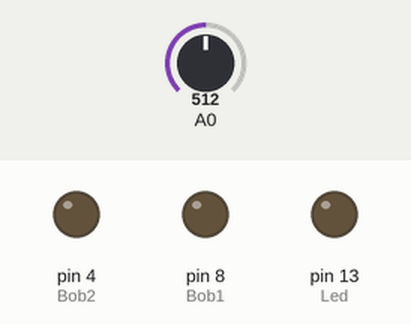
This sketch was run on a simulated Arduino Uno, built with avr-gcc and run on an emulated ATmega328P. Parts: output pins drawn as LEDs (lit = HIGH). The inputs (shaded band) are chosen by the test bench; at power-on: A0 = 512. What the sketch prints to the serial monitor is not drawn.

Above: at 0.1 s.
At 1.1 s:
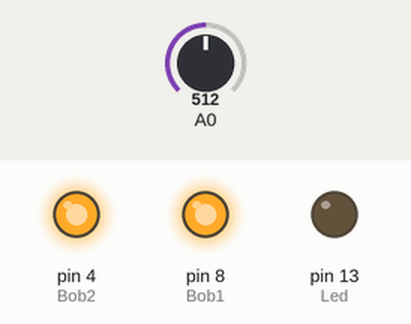
Timing chart, 0 to 3.5 s (numbered marks = the images above):
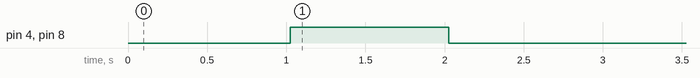

The sketch:

aecp_duino_dummy_android.ino
```cpp
#include <TimerOne.h> //Génère une interruption toutes les  trech ou Dsecu µs
#include <SoftwareSerial.h>
//**************************************************************
//Aecp-Duino    Allumage electronique programmable - Arduino - 2016
//Mr Loutrel Philippe, voir son site,
//http://a110a.free.fr/SPIP172/article.php3?id_article=142
//Mr Dedessus Les Moutier Christophe pour la version Panhard
char ver[] = "version du 18_04_2017";//Choix entre 3 types de Dwell.
//En option, connexion d'un sélecteur entre la patte A4 et A5 et la masse
//pour changer de courbe d'avance centrifuge et dépression
//Les datas envoyées pour Processing sont en fin de boucle loop
//T>14ms, correction Christophe.Avance 0°jusqu'a 500t/mn, anti retour de kick
//Detection et traitement special au demarrage (première etincelle)
//******************************************************************************
//Le module BlueTooth est le très courant HC 06 à moins de 5€
//Connecter la patte TX du module à D11, la patte RX du module à D12
//Connecter les masses et le Vcc du module au +5V du 7805
//Mettre le module BlueTooth en mode AT( pin 34 au +5V ) et entrer AT+UART=38400,1,0
//38400 bps entre module et smartphone
//Installer l'appli BlueTerm , connecter: sur l'ecran l'avance enn degrés est affichée

SoftwareSerial BT(11, 12); // RX| TX vers le module BlueTooth HC05/06

//************* ces lignes explique la lecture de la dépression ****************
// Pour la dépression ci-dessous le tableau des mesures relevés sur un banc Souriau
// Degdep = map((analogRead(A0)),xhigh,xlow,yhigh,ylow);
int xhigh = 0;// valeur ADC haute pour conversion de la valeur mmHg haute
int xlow = 0;// valeur ADC basse pour conversion de la valeur mmHg basse
int yhigh = 0;// valeur de la limite en degré haute x 10 pour avoir les centièmes
int ylow = 0;// valeur de la limite en degré basse soit 0 degré
// tableau des valeurs mmHg vs 8 bits
// {0,707}{25,667}{50,620}{60,601}{75,576}{80,565}{95,538}{100,530}{125,485}{150,438}{175,394}{185,373}{200,350}{210,330}{225,305}{250,260}{275,216}{300,172}
// relevé en activant la ligne Degdepcal et en ajoutant cette variable à l'édition dans le terminal série
// on peut en déduire une équation qui donne la valeur en mmHg au départ de la conversion ADC , utilisé sous Processing
// mmHg = (707 - valeur ADC)/1.78 ou 1.78 est la pente du capteur pour tension VS mmHg

//**************  Ces 6 lignes sont à renseigner obligatoirement.****************
// Ce sont : Na[],Anga[],  Ncyl, AngleCapteur, CaptOn, Dwell
//Les tableau Na[] et Anga[] doivent obligatoirement débuter puis se terminer par  0
//et  contenir des valeurs  entières >=1
//Le nombre de points est libre.L'avance est imposée à 0° entre 0 et Nplancher t/mn
//Le dernier N fixe la ligne rouge, c'est à dire la coupure de l'allumage
int Na[] = {0,1240,2050,2500,3400,4100,4200,7000, 0};
//degrés d'avance vilebrequin correspondant soit en tour volant moteur ( attention ! ):
int Anga[] = {0,0,4,6,10,14,16,16, 0};

int arrayVitesse[] = {1440,1320,1360,1240,1240,1240,1200,1200,1240,1160,1200,1200,1160,1200,1200,1120,1200,1640,2120,2000,1960,1880,1720,1560,1600,1920,2240,2480,
2800,2960,3280,3600,3760,4000,4240,4360,3840,3320,2840,2520,2200,2000,2080,2200,2200,2240,2280,2240,2160,2160,2040,1920,1800,1720,1720,1680,1480,1640,1600,1680,1720,
1800,1920,1960,2040,2120,2160,2320,2360,2440,2440,2360,2400,2320,2320,2240,2240,2160,2120,2080,1960,1880,1760,1600,1480,1360,1360,1320,1320,1200,1160,1240,1320,1760,
1880,1920,1800,1640,1560,1880,2120,2280,2640,3260,3820,4240,4960,5580,6160,6260,5760,5280,4840,3480,2840,2040,2160,2200,2280,2320,2400,2520,2600,2640,2760,2800,2800,
2840,2840,2920,2920,3000,3080,3080,3040,3080,3040,3080,3000,2960,2920,2840,2840,2720,2600,2480,2360,2280,2200,2120,2080,2000,1880,1800,1600};
float arrayDep[] = {0,0,0,0,0,0,0,0,0,0,0,0,0,0,0,0,0,15,15,13,6,6,7,5,7,7,7,7,5,5,5,5,6,4,4,6,0,0,0,0,15,7,5,7,9,14,15,0,0,0,0,0,0,0,0,0,0,13,4,4,3,0,0,0,0,1,1,3,7,
8,15,3,2,2,2,0,0,0,0,0,0,0,0,0,0,0,0,0,0,0,0,0,0,0,6,6,5,4,3,2,3,5,3,1,2,3,4,3,3,0,0,0,0,0,15,6,5,1,1,3,4,2,1,3,3,7,15,15,6,5,6,9,15,14,15,15,15,15,15,0,0,0,0,0,0,0,
0,0,0,0,0,0,0,0,0,};

int Ncyl = 2;           //Nombre de cylindres, moteur Panhard
const int AngleCapteur = 90; //le capteur(Hall) est 45° avant le PMH habituellement
const int Avancestatique = 17; // Correspond à 5 dents d'avance statique sur volant moteur
const int CaptOn = 0;  //CapteurOn = 1 déclenche sur front montant (capteur saturé)
//CapteurOn = 0 déclenche sur front descendant (capteur non saturé).Voir fin du listing
//**********************************************************************************
const int Dwell = 1; //1 pour alimenter la bobine en permanence sauf 1ms/cycle.Elle doit pouvoir chauffer sans crainte
// 2 pour alimentation de la bobine seulement trech ms par cycle, 3ms par exemple,
//indispensable pour bobine 'electronique' ou  de faible resistance: entre 2 et 0.5ohm
//3 pour simuler un allumage à vis platinées: bobine alimentée 2/3 (66%) du cycle.
//************************************************************************************
//*******************MULTICOURBES****IL FAUT TOURNER LE SELECTEUR!!!!!!!*******
//A la place de la courbe a, on peut selectionner la courbe b, c, d ou la e
//Un sélecteur rotatif et 4 résistances de 4K7, 18K, 47K et 100K font le job
//avec l'entrée configurée en Input Pull-up
//*******//*********Courbe   b
int Nb[] = {0,1600,4300,7000, 0};   //Courbe b
int Angb[] = {0,0,14,14, 0};
//*******//*********Courbe   c
int Nc[] = {0,600,4000,7000, 0};    //Courbe c
int Angc[] = {0,0,18,18, 0};
//*******//*********Courbe   d
int Nd[] = {0,1600,4000,7000, 0};   //Courbe d
int Angd[] = {0,0,18,18, 0};
//*******//*********Courbe   e
int Ne[] = {0,600,4300,7000, 0};    //Courbe e
int Ange[] = {0,0,14,14, 0};
//**********************************************************************************
//************Ces 4 valeurs sont eventuellement modifiables*****************
//Ce sont Nplancher, trech , Dsecu et delAv
const int Nplancher = 500; // vitesse en t/mn jusqu'a laquelle l'avance  = 0°
const int trech  = 3000;//temps de recharge bobine, 3ms= 3000µs typique
const int unsigned long Dsecu  = 1000000;//Securite: bobine coupee à l'arret apres Dsecu µs
int delAv = 1;//delta avance,par ex 2°. Quand Pot avance d'une position, l'avance croit de delAv

const int Bob1 = 8;    //Sortie D8 vers bobine1
const int Bob2 = 4;    //Sortie D4 vers bobine2
const int Cible = 2;  //Entrée sur D2 du capteur, R PullUp et interrupt
const int Pot = A4;   //Entrée analogique sur A4 pour potard de changement de courbes. R PullUp
const int Led = 13; //Sortie D13 avec la led built-in pour caller le disque par rapport au capteur
int unsigned long D = 0;  //Delai en µs à attendre après la cible pour l'étincelle
int unsigned long Ddep = 0;
int unsigned long Dsum = 0;
int valPot = 0;       //0 à 1023 selon la position du potentiomètre en entree
int milli_delay = 0;
int micro_delay = 0;
float RDzero = 0; //pour calcul delai avance 0° < vitesse seuil plancher
float  Tplancher = 0; //idem
const int tcor  = 380; //correction en µs  du temps de calcul pour D 120µs + 120µs de lecture de dépression + 140µs de traitement
int unsigned long Davant_rech = 0;  //Delai en µs après etincelle pour demarrer la recharge bobine.
int unsigned long Tprec  = 0;//Periode precedant la T en cours, pour calcul de Drech
int unsigned long prec_H  = 0;  //Heure du front precedent en µs
int unsigned long T  = 0;  //Periode en cours
int N1  = 0;  //Couple N,A de debut d'un segment
int Ang1  = 0; // Car A1 reservé pour entrée analogique!
int N2  = 0; //Couple N,A de fin de segment
int Ang2  = 0;
int*  pN = &Na[0];//pointeur au tableau des régimes. Na sera la courbe par defaut
int*  pA = &Anga[0];//pointeur au tableau des avances. Anga sera la  courbe par defaut
float k = 0;//Constante pour calcul de l'avance courante
float C1[20]; //Tableaux des constantes de calcul de l'avance courante
float C2[20]; //Tableaux des constantes de calcul de l'avance courante
float Tc[20]; //Tableau des Ti correspondants au Ni
//Si necessaire, augmenter ces 3 valeurs:Ex C1[30],C2[30],Tc[30]
int Tlim  = 0;  //Période minimale, limite, pour la ligne rouge
int j_lim = 0;  //index maxi des N , donc aussi  Ang
int unsigned long NT  = 0;//Facteur de conversion entre N et T à Ncyl donné
int AngleCibles = 0;//Angle entre 2 cibles, 180° pour 4 cyl, 120° pour 6 cyl, par exemple
int UneEtin = 1; //=1 pour chaque étincelle, testé par isr_CoupeI et remis à zero
int Ndem = 60;//Vitesse estimée du vilo entrainé par le demarreur en t/mn
int unsigned long Tdem  = 0;  //Periode correspondante à Ndem,forcée pour le premier tour
int Mot_OFF = 0;//Sera 1 si moteur detecté arrété par l'isr_GestionIbob()
int Vitesse = 0; //Vitesse de rotation moteur
float   AV = 0; //Avance en degrès pour transmission vers module BlueTooth
float   AVtot = 0; //Avance totale en degrés pour transmission vers module BlueTooth
String Message = ""; //Données renvoyer au smartphone ou pc via bluetooth ou usb

float uspardegre = 0;
int Dep = 0;
float Degdep = 0;

float Delaideg  = 0;  //µs/deg pour la dépression
// Tableau pour sauver des données temporelle
unsigned long Stop_temps;
unsigned long Tempsecoule = 0;

// Define various ADC prescaler
const unsigned char PS_16 = (1 << ADPS2);
const unsigned char PS_32 = (1 << ADPS2) | (1 << ADPS0);
const unsigned char PS_64 = (1 << ADPS2) | (1 << ADPS1);
const unsigned char PS_128 = (1 << ADPS2) | (1 << ADPS1) | (1 << ADPS0);

//Macro  ps(v) de debug pour imprimer le numero de ligne, le nom d'une variable, sa valeur
//puis s'arreter definitivement .
#define ps(v) Serial.print("Ligne_") ; Serial.print(__LINE__) ; Serial.print(#v) ; Serial.print(" = ") ;Serial.println((v)) ; Serial.println("  Sketch stop"); while (1);
//Exemple, à la ligne 140, l'instruction     ps(var1);
//inprimera  "Ligne_140var1 = 18  Sketch stop"

//Macro  pc(v)de debug pour imprimer le numero de ligne, le nom d'une variable, sa valeur,
//puis s'arreter et attendre un clic de souris  sur le bouton 'Envoyer'en haut de l'ecran seriel pour continuer.
#define pc(v) Serial.print("Ligne_") ; Serial.print(__LINE__) ; Serial.print(#v) ;Serial.print(" = ") ; Serial.println((v)) ; Serial.println(" Clic bouton 'Envoyer' pour continuer") ;while (Serial.available()==0);{ int k_ = Serial.parseInt() ;}
//Exemple, à la ligne 145, l'instruction    pc(var2);
// inprimera   "Ligne_145var2 = 25.3   Clic bouton 'Envoyer' pour continuer"

int deb = 0; //0 sinon 1 ou 2 pour le debugging,et executer les impressions pc() ou pc(). Voir Setup()

//********************LES FONCTIONS*************************

void  CalcD ()////////////////////while (1); delay(1000);/////////////////////////////
// Noter que T1>T2>T3...
{ for (byte j = 1; j <= j_lim; j++)//On commence par T la plus longue et on remonte
  { //Serial.print("Tc = "); Serial.println(Tc[j]);delay(1000);
    if  (T >=  Tc[j]) {     //on a trouvé le bon segment de la courbe d'avance
      D = float(T * C1[j]  + C2[j]);//D en µs, C2 est déjà diminué du temps de calcul~50mus
      if ( T > Tplancher)D = T * RDzero;
      //break;  //Sortir, on a D
      Ddep = (Degdep * Delaideg ) ;//Ddep en µs
      Dsum = D - Ddep - tcor ;// tcor appliqué ici donne de meilleurs résultats niveau précision
      //if (deb > 1) {  pc(C1[j] );  pc(C2[j] );pc(D);}
      break;
    }
  }
}
void  Etincelle ()//////////while (1); delay(1000);/////////////////////////////
//{gf = 1; while (gf < D/14)gf++;//10= 100µs,100=1.1ms,2000=21.8ms//attente possible
{
  if (Dsum < 6500){
    delayMicroseconds(Dsum);}
  else {
  milli_delay = ((Dsum/1000)-2);  //Quand D >10ms car problèmes avec delayMicroseconds(D) si D>14ms!
  micro_delay = (Dsum-(milli_delay*1000)); //
  delay(milli_delay); // Currently, the largest value that will produce an accurate delay is 16383 µs
  delayMicroseconds(micro_delay);
  }
  digitalWrite(Bob1, 0); //Couper le courant, donc étincelle
  digitalWrite(Bob2, 0); //Couper le courant, donc étincelle
  Stop_temps = micros();
  switch (Dwell)  //Attente courant coupé selon le type de Dwell

  { case 1:       //Ibob coupe 1ms par cycle seulement, la bobine peut chauffer
      Davant_rech = 1000; //1ms off par cycle
      break;

    case  2:      //Type bobine faible resistance, dite "electronique"
      Davant_rech = 2 * T - Tprec - trech; //Tenir compte des variations de régime moteur
      Tprec = T;    //Maj de la future periode precedente
      break;

    case  3:      //Type "vis platinées", Off 1/3, On 2/3
      Davant_rech = T / 3;
      break;
  }
  Timer1.initialize(Davant_rech);//Attendre Drech µs avant de retablire le courant dans la bobine
  UneEtin = 1; //Signaler une étincelle à l'isr_GestionIbob().

}
void  Init ()////////////////////while (1); delay(1000);/////////////////////////////
{ AngleCibles = 720 / Ncyl; //Ex pour 4 cylindres 180°, et 120° pour 6 cylindres
  NT  = 120000000 / Ncyl; //Facteur de conversion Nt/mn en Tµs
  Tdem  = NT/Ndem;//Periode de la première étincelle
  Tplancher = 120000000 / Nplancher / Ncyl; //T à  vitesse plancher en t/mn, en dessous, avance centrifuge = 0
  RDzero = float(AngleCapteur - Avancestatique) / float(AngleCibles);
  Select_Courbe();  //Ajuster éventuellement les pointeurs pN et pA pour la courbe b ou c
  N1  = 0; Ang1 = 0; //Toute courbe part de  0
  int i = 0;    //locale mais valable hors du FOR
  pN++; pA++; //sauter le premier element de tableau, toujours =0
  for (i  = 1; *pN != 0; i++)//i pour les C1,C2 et Tc.Arret quand regime=0.
  //pN est une adresse (pointeur) qui pointe au tableau N.Le contenu pointé est *pN
  { N2 = *pN; Ang2 = *pA;//recopier les valeurs pointées dans N2 et Ang2
    k = float(Ang2 - Ang1) / float(N2  - N1);
    C1[i] = float(AngleCapteur - Avancestatique - Ang1 + k * N1) / float(AngleCibles);
    C2[i] = -  float(NT * k) / float(AngleCibles);
    Tc[i] = float(NT / N2);
    N1 = N2; Ang1 = Ang2; //fin de ce segment, début du suivant
    pN++; pA++;   //Pointer à l'element suivant de chaque tableau
  }
  j_lim = i - 1; //Revenir au dernier couple entré
  Tlim  = Tc[j_lim]; //Ligne rouge
  Serial.print("Tc = "); for (i = 1 ; i < 12; i++)Serial.println(Tc[i]);
  Serial.print("Tlim = "); Serial.println(Tlim);
  Serial.print("C1 = "); for (i = 1 ; i < 12; i++)Serial.println(C1[i]);
  Serial.print("C2 = "); for (i = 1 ; i < 12; i++)Serial.println(C2[i]);

  //Timer1 a deux roles:
  //1....couper le courant dans la bobine en l'absence d'etincelle pendant plus de Dsecu µs
  //2... après une étincelle, attendre le delais Drech avant de retablir le courant dans la bobine
  //Ce courant n'est retabli que trech ms avant la prochaine étincelle, condition indispensable
  //pour une bobine à faible resistance, disons inférieure à 3 ohms.Typiquement trech = 3ms.
  Timer1.attachInterrupt(isr_GestionIbob);//IT d'overflow de Timer1 (16 bits)
  Timer1.initialize(Dsecu);//Le courant dans la bobine est coupé si aucune etincelle durant Dsecu µs
  Mot_OFF = 1;
  digitalWrite(Bob1, 0);//par principe, couper la bobine
  digitalWrite(Bob2, 0);//par principe, couper la bobine
}
void  isr_GestionIbob()////////////////////while (1); delay(1000);/////////////////////////////
{ Timer1.stop();    //Arreter le decompte du timer
  if (UneEtin == 1){
  digitalWrite(Bob1, 1);  //Retablire le courant dans bobine
  digitalWrite(Bob2, 1);  //Retablire le courant dans bobine
  }
  else
  { digitalWrite(Bob1, 0);//Preserver la bobine, couper le courant
    digitalWrite(Bob2, 0);//Preserver la bobine, couper le courant
    Mot_OFF = 1;//Permettra à loop() de detecter le premier front de capteur
  }
  UneEtin = 0;  //Remet  le detecteur d'étincelle à 0
  Timer1.initialize(Dsecu);//Au cas où le moteur s'arrete, couper la bobine apres Dsecu µs
}
void  Select_Courbe()////////////while (1); delay(1000);/////////////////////////////
//Par défaut, la courbe a est déja selectionnée
{ valPot = analogRead(Pot);
  Serial.print("valPot = "); Serial.print(valPot);
  if (valPot < 99) {                  // Shunt 0 ohm donne 15
    Serial.println(", Courbe a");
  }
  if (valPot > 110 && valPot < 150) { // Résistance de 4K7 donne 130
    pN = &Nb[0];  // pointer à la courbe b
    pA = &Angb[0];
    Serial.println(", Courbe b");
  }
  if (valPot > 320 && valPot < 360) {  // Résistance de 18K donne 340
    pN = &Nc[0];  // pointer à la courbe c
    pA = &Angc[0];
    Serial.println(", Courbe c");
  }
  if (valPot > 545 && valPot < 585) {  // Résistance de 47K donne 565
    pN = &Nd[0];  // pointer à la courbe c
    pA = &Angd[0];
    Serial.println(", Courbe d");
  }
  if (valPot > 715 && valPot < 755) {  // Résistance de 100K donne 735
    pN = &Ne[0];  // pointer à la courbe c
    pA = &Ange[0];
    Serial.println(", Courbe e");
  }
  if (valPot > 995) {                  // Pas de shunt donne 1015
    Serial.println(", Courbe a");
  }
}
////////////////////////////////////////////////////////////////////////
void setup()//////////////////while (1); delay(1000);//////////////////////////
/////////////////////////////////////////////////////////////////////////
{ deb = 0; //pour debugging, 1 ou 2 sinon 0
  Serial.begin(115200);//Ligne suivante, 3 Macros du langage C
  BT.begin(115200);//Vers module BlueTooth HC05/06
  BT.flush();//A tout hasard Ligne suivante, 3 Macros du langage C
  Serial.println(__FILE__); Serial.println(__DATE__); Serial.println(__TIME__);
  Serial.println(ver);
  if (Ncyl < 2)Ncyl = 2; //On assimile le mono cylindre au bi, avec une étincelle perdue
  pinMode(Cible, INPUT_PULLUP); //Entrée interruption sur D2, front descendant
  pinMode(Bob1, OUTPUT); //Sortie sur D4 controle du courant dans la bobine1
  pinMode(Bob2, OUTPUT); //Sortie sur D6 controle du courant dans la bobine2
  //Nota: on peut connecter une Led de controle sur D4 avec R=330 ohms vers la masse
  pinMode(Pot, INPUT_PULLUP); //Entrée pour potard 100kohms ou sélecteur rotatif avec résistances, optionnel !
  // set up the ADC
  ADCSRA &= ~PS_128;  // remove bits set by Arduino library
  // you can choose a prescaler from above.
  // PS_16, PS_32, PS_64 or PS_128
  ADCSRA |= PS_64;
  // set our own prescaler to 64
  Init(); // Executée une fois au demarrage et à chaque changement de courbe
  pinMode(Led, OUTPUT); // pour signaler le calage du capteur lors de la mise au point
}


void demoBTsmartphone(){
  for(int i = 1; i < 154; i++){
    Vitesse = arrayVitesse[i];
    T = NT/(Vitesse) ;
    uspardegre = (T/float(AngleCibles));
    CalcD();
    //Degdep = arrayDep[i];
    Dep = analogRead(A0);
    Degdep = map(Dep,330,565,300,0);  //Mesure la dépression
    Degdep = Degdep/10;
    //int Degdepcal = analogRead(A0); Pour calibrage du capteur MV3P5050
    if (Degdep < 0){ Degdep = 0; }
    else if (Degdep > 30){ Degdep = 30; }
    else ;
    AV = AngleCapteur - (D /float(uspardegre)) - Avancestatique ;
    AVtot = AV + Degdep + Avancestatique;
    Message = ("S,"+String(Vitesse)+(",")+String(Degdep,1)+(",")+String(AV, 1)+(",")+String(AVtot,1)+(",")+String(Dep)+(","));

     BT.println(Message);

    delay(200);
  }
  for(int i = 154; i > 0; i--){
    Vitesse = arrayVitesse[i];
    T = NT/(Vitesse) ;
    uspardegre = (T/float(AngleCibles));
    CalcD();
    //Degdep = arrayDep[i];
    Dep = analogRead(A0);
    Degdep = map(Dep,330,565,300,0);  //Mesure la dépression
    Degdep = Degdep/10;
    //int Degdepcal = analogRead(A0); Pour calibrage du capteur MV3P5050
    if (Degdep < 0){ Degdep = 0; }
    else if (Degdep > 30){ Degdep = 30; }
    else ;
    AV = AngleCapteur - (D /float(uspardegre)) - Avancestatique ;
    AVtot = AV + Degdep + Avancestatique;

     Message = ("S,"+String(Vitesse)+(",")+String(Degdep,1)+(",")+String(AV, 1)+(",")+String(AVtot,1)+(",")+String(Dep)+(","));

     BT.println(Message);

    delay(200);
  }
}
///////////////////////////////////////////////////////////////////////////
void loop()   /////////////////////while (1); delay(1000);/////////////////
////////////////////////////////////////////////////////////////////////////
{

   demoBTsmartphone();
}
////////////////DEBUGGING////////////////////////
//Voir les macros ps ()à et pc() en début de listing

//Une autre possibilité est de générer ou non du code de debug à la compilation.
//#define DEBUG    // #if defined DEBUG #endif

//Hertz = Nt/mn / 30 , pour moteur 4 cylindre
//N 1000,1500,2000,2500,3000,3500,4000,4500,5000,5500,6000,6500,7000,7500,8000,8500,9000,9500,10000
//Hz  33, 50,   66,  83  100  117   133 150   166 183 200    216  233 250   266 283   300 316 333

//Hertz = Nt/mn / 60 , pour moteur 2 cylindre
//N 1000,1500,2000,2500,3000,3500,4000,4500,5000,5500,6000,6500,7000,7500,8000,8500,9000,9500,10000
//Hz  16,  25,  33,  41   50   58   66   75   83   91  100  108  116  125  133  141  150  158   166
//Capteur Honeywell 1GT101DC,contient un aimant sur le coté,type non saturé, sortie haute à vide,
//et basse avec une cible en métal. Il faut  CapteurOn = 0, declenche sur front descendant.
//Le capteur à fourche SR 17-J6 contient un aimant en face,type saturé, sortie basse à vide,
//et haute avec une cible métallique. Il faut  CapteurOn = 1, declenche sur front montant.
```

Measured:
- by itself, pin 4 (Bob2), pin 8 (Bob1): LOW → HIGH at 1.0 s, → LOW 1.0 s later
